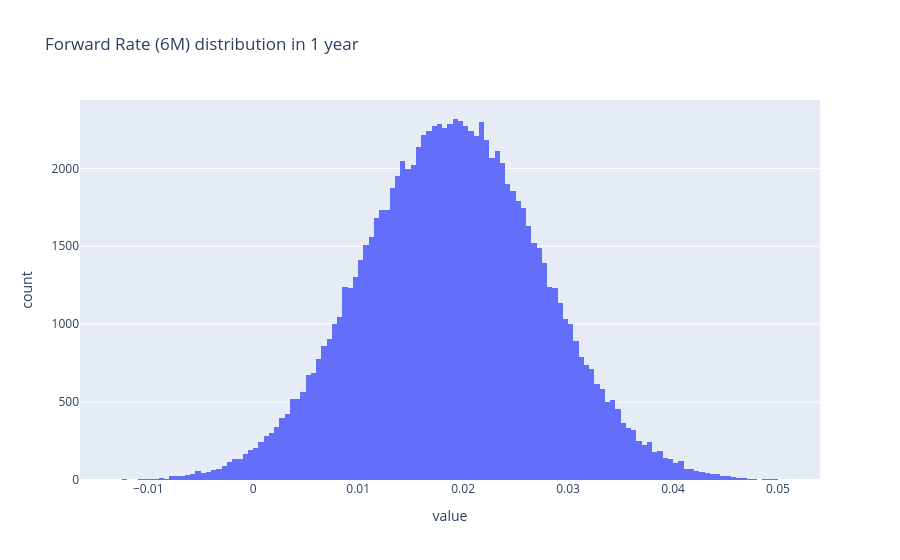

Here is the notebook cell this chart was saved with:
### Code cell
# Forward Rate F(t, T1, T2) simulation
F_t = hw_curve.forward_rate(t = 1, T1 = 1, T2 = 1.5) 
fig = px.histogram(F_t, nbins = 200, title = 'Forward Rate (6M) distribution in 1 year')
fig.update_layout(showlegend=False)
fig.show()

### Figure 1 — Plotly figure (JSON) as saved in the notebook; plotly's stock layout.template omitted (floating-point values rounded to 4 significant figures; data arrays with more than 128 entries replaced by an {"elided": "..."} marker saying what was removed)
{"data": [{"bingroup": "x", "hovertemplate": "variable=0<br>value=%{x}<br>count=%{y}<extra></extra>", "legendgroup": "0", "marker": {"color": "#636efa", "pattern": {"shape": ""}}, "name": "0", "nbinsx": 200, "orientation": "v", "showlegend": true, "type": "histogram", "x": {"elided": "100000 float values"}, "xaxis": "x", "yaxis": "y"}], "layout": {"barmode": "relative", "legend": {"title": {"text": "variable"}, "tracegroupgap": 0}, "showlegend": false, "title": {"text": "Forward Rate (6M) distribution in 1 year"}, "xaxis": {"anchor": "y", "domain": [0, 1], "title": {"text": "value"}}, "yaxis": {"anchor": "x", "domain": [0, 1], "title": {"text": "count"}}}}
